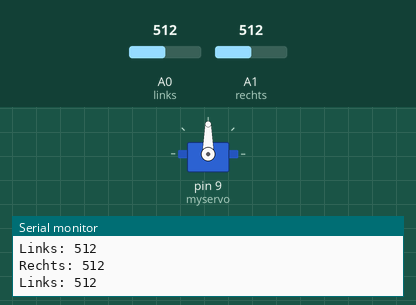
The sketch below on a simulated Arduino Uno, built with avr-gcc and run on an emulated ATmega328P. Parts: servo, the last lines printed to the serial monitor. Inputs (shaded band) come from the test bench; at power-on: A0 (links) = 512, A1 (rechts) = 512.

Above: at 1.2 s.
1.3 s: A0 (links) set to 485
2.8 s: A0 (links) set to 463
At 3.28 s:
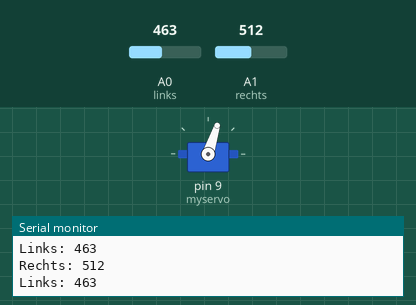
At 5.6 s:
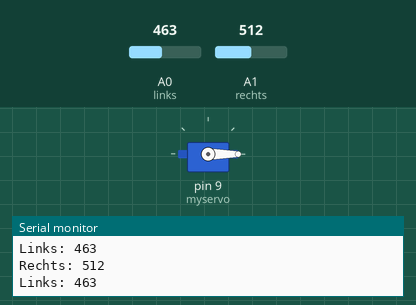
5.8 s: A1 (rechts) set to 432
7.3 s: A1 (rechts) set to 405
At 8.09 s:
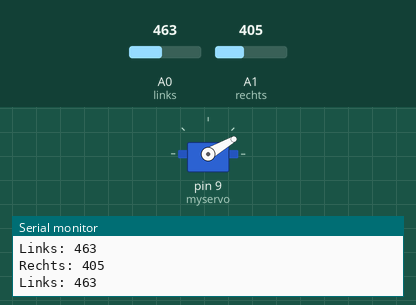
At 8.71 s:
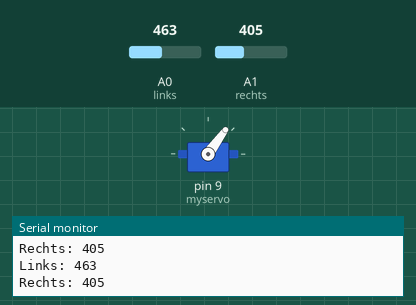
10.3 s: A0 (links) set to 983
13.3 s: A0 (links) set to 1012
Timing chart, 0 to 15.8 s (numbered marks = the images above; inputs shaded):
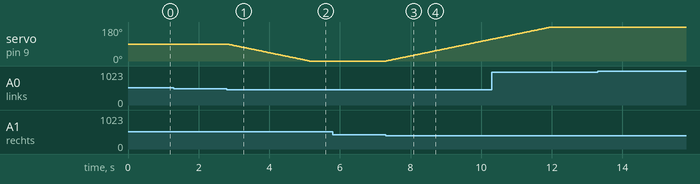

The sketch:

servo7.ino
```cpp
/*================ E23 == Sose25/26 ==== LPr-Versuch 06 ==== Aufgabe 1f
Programmieren Sie das µC-board nun derart, dass Sie eine Messgröße (z.B. Helligkeit oder
Temperatur erfassen) und den Messwert auf einer selbst geferƟgten Skale mit dem ServoZeigerarm zur Anzeige bringen oder bauen Sie einen LichƩracker (Quasi-Solartracker), der
dem Licht Ihrer Smartphone-Taschenlampe folgt
**************************************************************************
**************************************************************************/
#include "Servo.h"      //Class include
Servo myservo;          // Class inizialieren
const int links = A0;   // Fotosensor am Links
const int rechts = A1;  // Fotosensor am Rechts
int degree = 90;        // Startposition in der Mitte
int toleranz = 40;      // Erst ab einer Differenz von 40 Punkten reagiert das System
int schrittweite = 1;   // Um wie viel Grad sich der Servo pro Zyklus bewegt

void setup() {
  myservo.attach(9);
  myservo.write(degree);  //Mittig starten
  pinMode(links, INPUT);
  pinMode(rechts, INPUT);
  Serial.begin(9600);
}

void loop() {
  Serial.print("Links: ");
  Serial.println(analogRead(links));
  Serial.print("Rechts: ");
  Serial.println(analogRead(rechts));
  int linkeWert = analogRead(links);
  int rechteWert = analogRead(rechts);

  int diff = abs(rechteWert - linkeWert);

  if (diff > toleranz) {
    if (rechteWert > linkeWert) {
      degree -= schrittweite; // Richtung anpassen, falls er vom Licht wegfährt
    } else if (linkeWert > rechteWert) {
      degree += schrittweite;
    }
  }

  //Grenzen einhalten und Position schreiben
  degree = constrain(degree, 0, 180);
  myservo.write(degree);

  // System abbremsen für mechanische Stabilität
  delay(20);
}
```

Measured:
- the behaviour switches between 472 and 471 on A0 (links) (found by bisection; images 0 and 1)
- the behaviour switches between 423 and 422 on A1 (rechts) (found by bisection; images 2 and 3)
- after the input at 2.8 s, servo on pin 9 (myservo): moves from 90° to 0° over 2.3 s, starting at once
- after the input at 7.3 s, servo on pin 9 (myservo): moves from 0° to 115° over 3.0 s, starting at once
